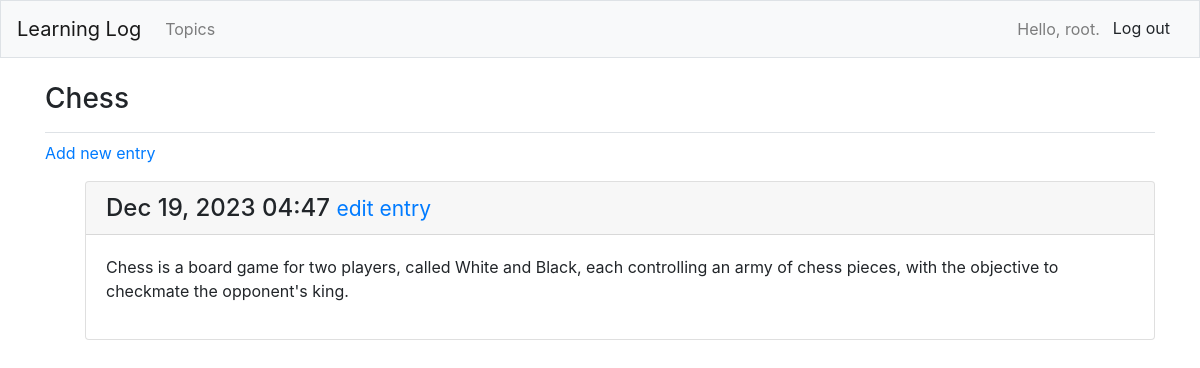
The page /topics/1/ (signed in) on the database its author committed.
### learning_logs/models.py (models this page shows, shortened)
class Topic(models.Model) :
    text=models.CharField(max_length=200)
    date_added=models.DateTimeField(auto_now_add=True)
    owner= models.ForeignKey(User, on_delete=models.CASCADE)
    def __str__(self) :
        return self.text

class Entry(models.Model) :
    topic=models.ForeignKey(Topic,on_delete=models.CASCADE)
    text= models.TextField()
    date_added=models.DateTimeField(auto_now_add=True)
    class Meta :
        verbose_name_plural='entries'

### learning_logs/views.py (the view)
# urls.py: path('topics/<int:topic_id>/',views.topic,name='topic'),
@login_required
def topic(request,topic_id) :
    topic=Topic.objects.get(id=topic_id)
    """Topic belongs to current user"""
    if topic.owner!=request.user :
        raise Http404
    entries=topic.entry_set.order_by('-date_added')
    context={'topic':topic,'entries':entries}
    return render(request,'learning_logs/topic.html',context)

### learning_logs/templates/learning_logs/topic.html
{% extends "learning_logs/base.html" %}
{% block page_header %}
<h3>{{topic}}</h3>
{% endblock page_header %}
{% block content %}
<p>
    <a href="{% url 'learning_logs:new_entry' topic.id %}"> Add new entry</a>
</p>
<ul>
    {% for entry in entries %}
    <div class="card mb-3">
    <h4 class="card-header">
        {{ entry.date_added|date:'M d, Y H:i' }}
        <small><a href="{% url 'learning_logs:edit_entry' entry.id %}">edit entry</a></small>
    </h4>
    <div class="card-body">
        {{ entry.text|linebreaks }}
    </div>
    </div>
    {% empty %}
    <p> There are no entries for this Topic <p>
    {% endfor %}
</ul>
{% endblock content %}

### learning_logs/templates/learning_logs/base.html (shortened to what this page needs)
{% load bootstrap4 %}
<!doctype html>
<html lang="en">
    <head>
        {% bootstrap_css %}
    </head>
</html>
<body>
    <nav class="navbar navbar-expand-md navbar-light bg-light mb-4 border">
        <a class="navbar-brand" href="{% url 'learning_logs:index' %}">Learning Log</a>
        <div class="collapse navbar-collapse" id="navbarCollapse">
            <ul class="navbar-nav mr-auto">
                <li class="nav-item">
                    <a class="nav-link" href="{% url 'learning_logs:topics' %}">Topics</a>
                </li>
            </ul>
            <ul class="navbar-nav ml-auto">
                {% if user.is_authenticated %}
                <li class="nav-item">
                    <span class="navbar-text">Hello, {{user.username}}.</span>
                </li>
                <li class="nav-item">
                    <form method="post" action="{% url 'users:logout' %}">
                        <button type="submit" class="btn btn-light">Log out</button>
                    </form>
                </li>
                {% endif %}
            </ul>
        </div>
    </nav>
    <main role="main" class="container">
        <div class="pb-2 mb-2 border-bottom">
            {% block page_header %}{% endblock page_header %}
        </div>
        <div>
            {% block content %} {% endblock content %}
        </div>
    </main>
</body>

### rows shown on the page
Topic: text "Chess"
Entry: date_added "Dec 19, 2023 04:47", text "Chess is a board game for two players, called White and Black, each controlling an army of chess pieces, with the objective to checkmate the opponent's king."

### other values the page prints
{{ user.username }} "root"
